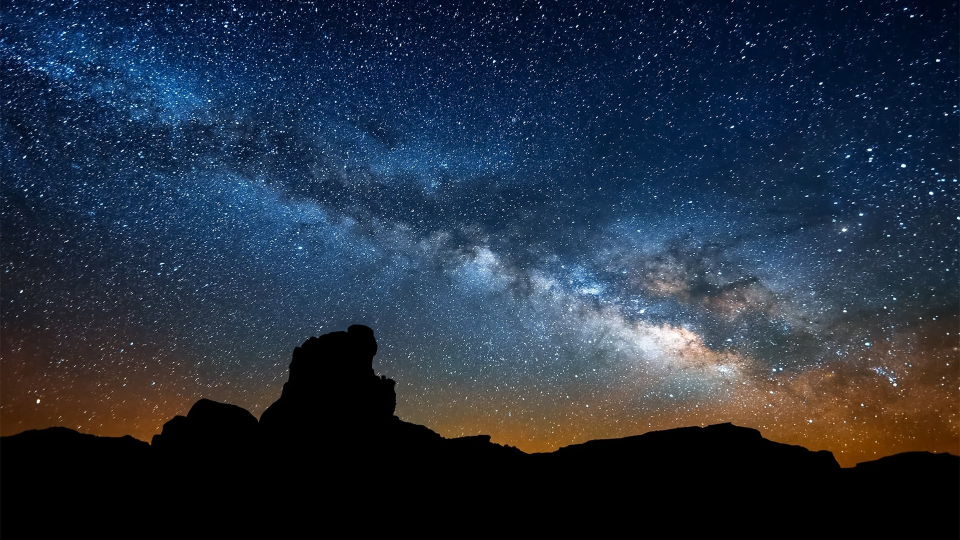
#> input picture ScreenBG01.jpg, 1920 x 1080 px (shown at 1/2 size)
$ python imgresize.py   (older library calls are emulated)
#> lines starting #> are read from the running program, lines starting #| are printed output that depends on the picture
from PIL import Image


def scale_image(input_image_path,
                output_image_path,
                width=None,
                height=None
                ):
#> called with input_image_path = 'ScreenBG01.jpg', output_image_path = 'ScreenBG01_new.jpg', width = 800
    original_image = Image.open(input_image_path)
#> original_image is the input picture: PIL image 1920x1080 RGB; mean R, G, B 35.7, 47.3, 63.9
    w, h = original_image.size
#> w = 1920; h = 1080
    print('The original image size is {wide} wide x {height} '
          'high'.format(wide=w, height=h))
#| The original image size is 1920 wide x 1080 high

    if width and height:
        max_size = (width, height)
    elif width:
        max_size = (width, h)
#> max_size = (800, 1080)
    elif height:
        max_size = (w, height)
    else:
        # No width or height specified
        raise RuntimeError('Width or height required!')

    original_image.thumbnail(max_size, Image.ANTIALIAS)
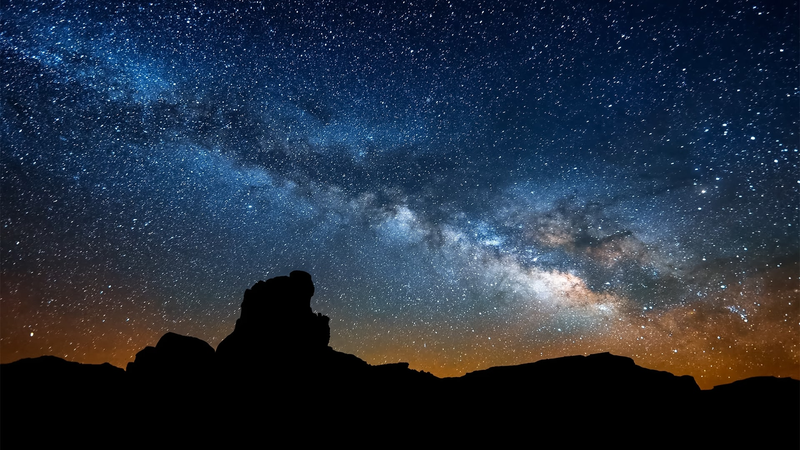
#> original_image: PIL image 800x450 RGB; mean R, G, B 35.8, 47.3, 63.9
    original_image.save(output_image_path)

    scaled_image = Image.open(output_image_path)
    width, height = scaled_image.size
#> width = 800; height = 450
    print('The scaled image size is {wide} wide x {height} '
          'high'.format(wide=width, height=height))
#| The scaled image size is 800 wide x 450 high


if __name__ == '__main__':
    scale_image(input_image_path='ScreenBG01.jpg',
                output_image_path='ScreenBG01_new.jpg',
                width=800)
